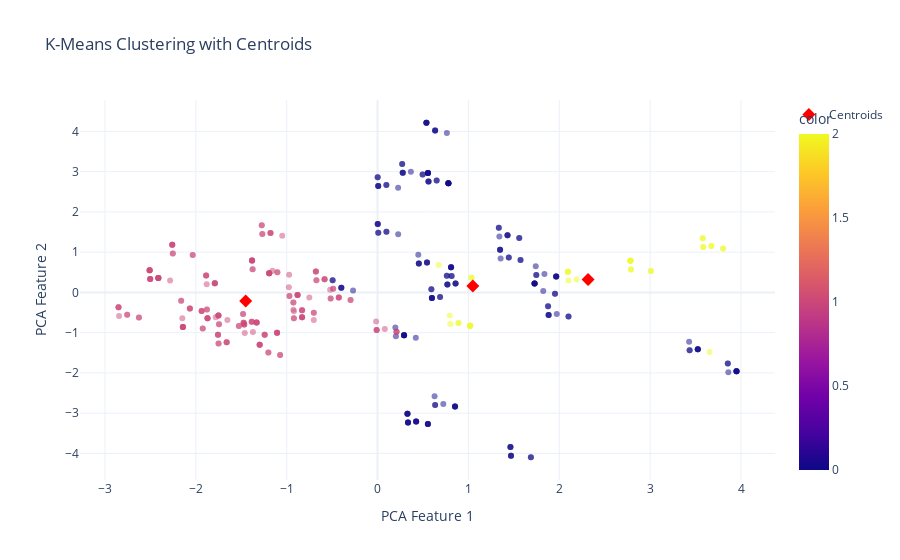

Here is the notebook cell this chart was saved with:
### Code cell
# Image will be displayed in the readme file as well
import plotly.express as px

# Scatter plot of data points
fig = px.scatter(x=pca_features[:, 0], y=pca_features[:, 1], color=cluster_labels, opacity=0.5, labels={'x': 'PCA Feature 1', 'y': 'PCA Feature 2'}, title='K-Means Clustering with Centroids', template='plotly_white')

# Scatter plot of centroids
fig.add_scatter(x=kmeans.cluster_centers_[:, 0], y=kmeans.cluster_centers_[:, 1], mode='markers', marker=dict(symbol='diamond', size=10, color='red'), name='Centroids')

fig.show()

### Figure 1 — Plotly figure (JSON) as saved in the notebook; plotly's stock layout.template omitted (floating-point values rounded to 4 significant figures; data arrays with more than 128 entries replaced by an {"elided": "..."} marker saying what was removed)
{"data": [{"hovertemplate": "PCA Feature 1=%{x}<br>PCA Feature 2=%{y}<br>color=%{marker.color}<extra></extra>", "legendgroup": "", "marker": {"color": {"elided": "400 int values"}, "coloraxis": "coloraxis", "opacity": 0.5, "symbol": "circle"}, "mode": "markers", "name": "", "orientation": "v", "showlegend": false, "type": "scatter", "x": {"elided": "400 float values"}, "xaxis": "x", "y": {"elided": "400 float values"}, "yaxis": "y"}, {"marker": {"color": "red", "size": 10, "symbol": "diamond"}, "mode": "markers", "name": "Centroids", "type": "scatter", "x": [1.048, -1.451, 2.316], "y": [0.1576, -0.2124, 0.3182]}], "layout": {"coloraxis": {"colorbar": {"title": {"text": "color"}}, "colorscale": [[0, "#0d0887"], [0.1111, "#46039f"], [0.2222, "#7201a8"], [0.3333, "#9c179e"], [0.4444, "#bd3786"], [0.5556, "#d8576b"], [0.6667, "#ed7953"], [0.7778, "#fb9f3a"], [0.8889, "#fdca26"], [1, "#f0f921"]]}, "legend": {"tracegroupgap": 0}, "title": {"text": "K-Means Clustering with Centroids"}, "xaxis": {"anchor": "y", "domain": [0, 1], "title": {"text": "PCA Feature 1"}}, "yaxis": {"anchor": "x", "domain": [0, 1], "title": {"text": "PCA Feature 2"}}}}
